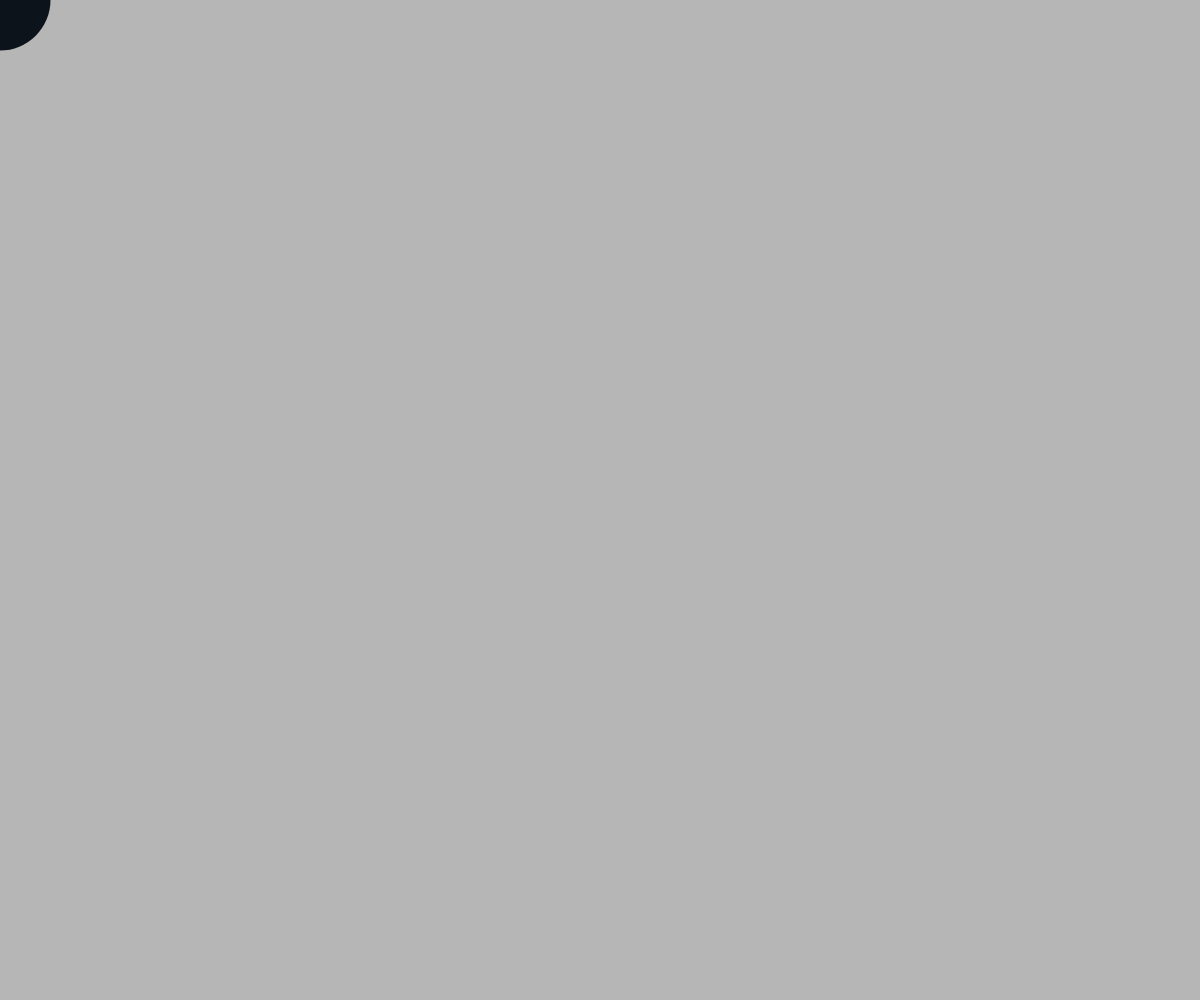
Frame 1 (no input)
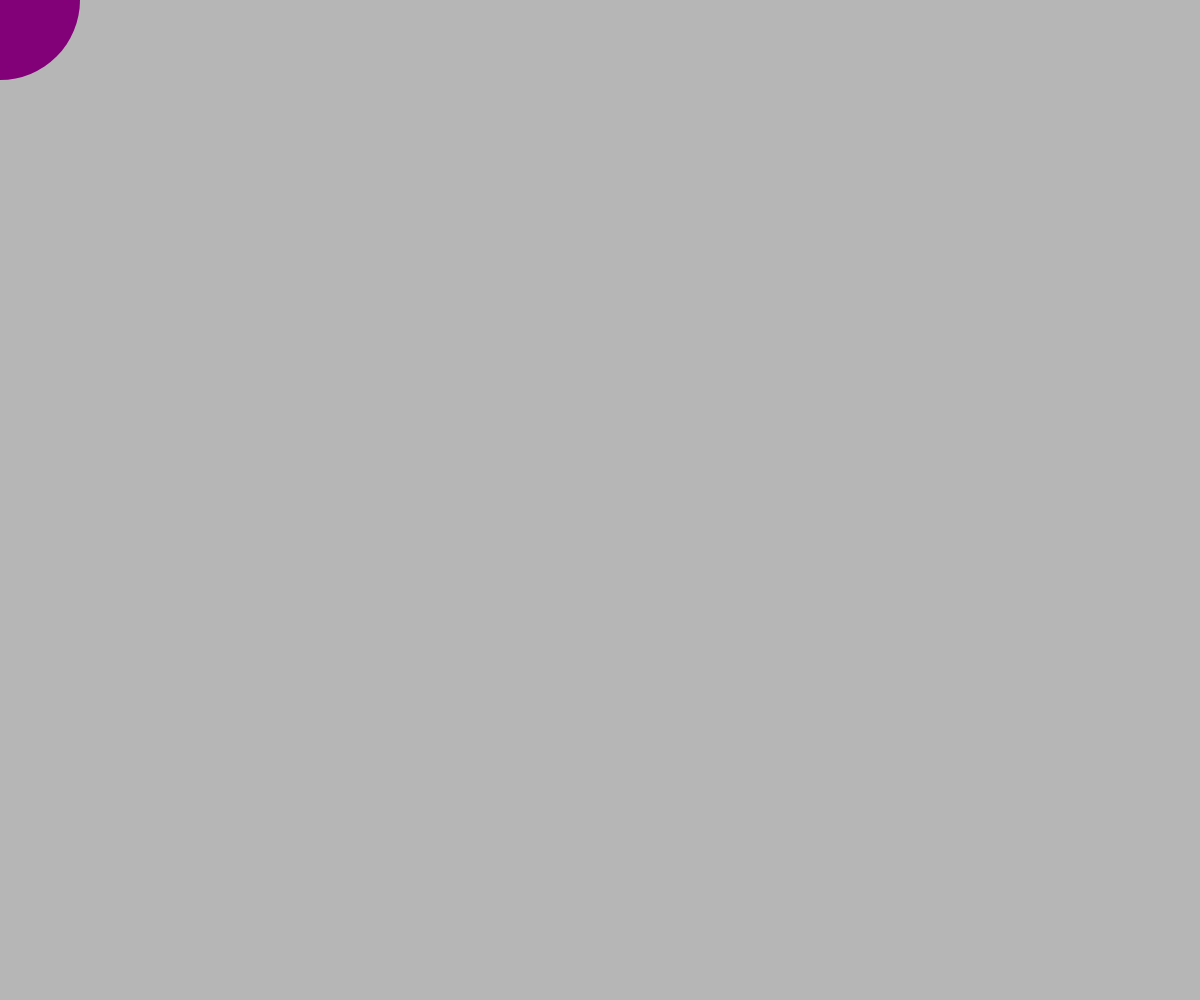
Frame 60 (no input)
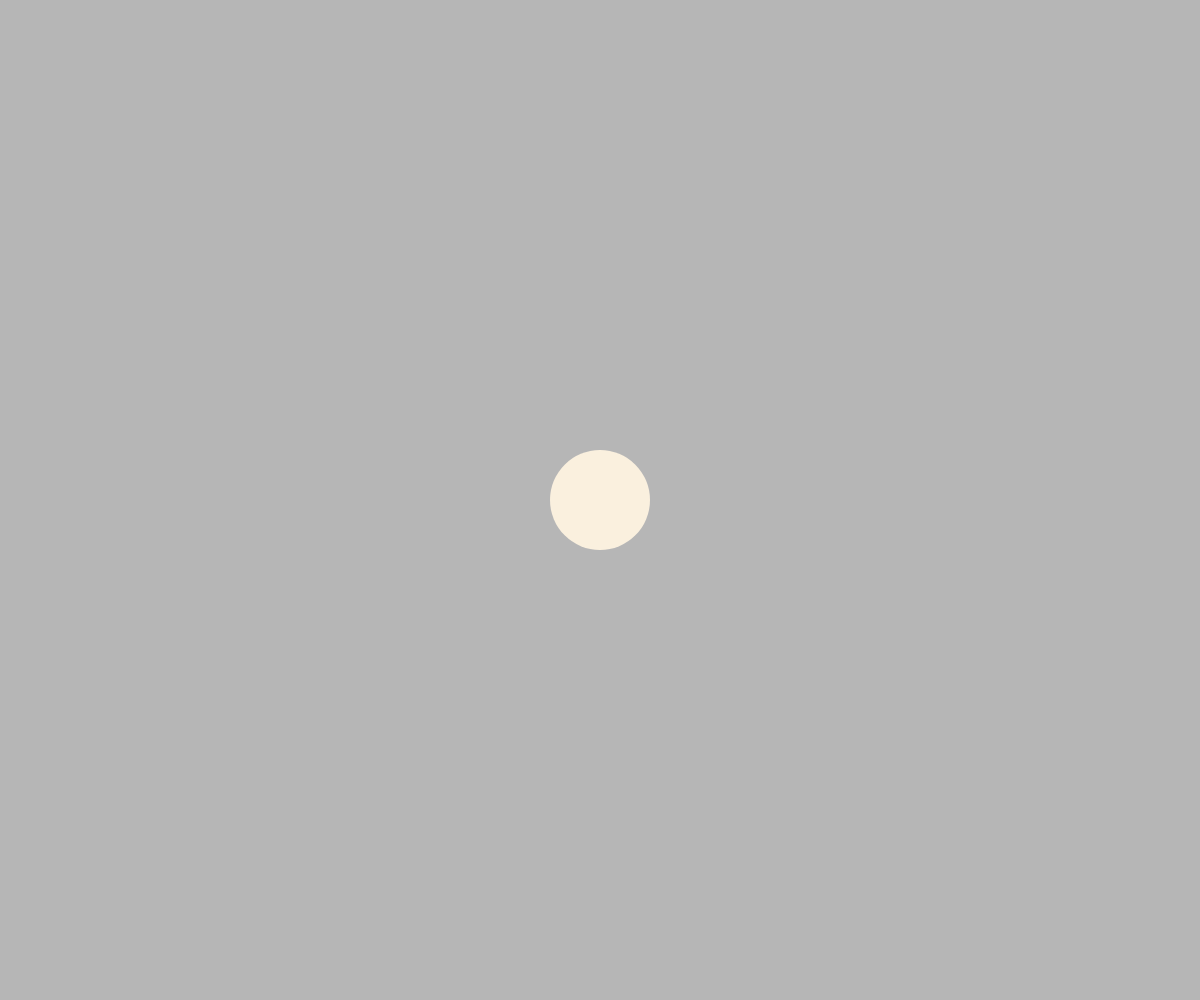
Frame 120 (the mouse pressed at the canvas centre since frame 60)

The p5.js sketch that drew these frames (run headless with seeded random() and noise() and a simulated clock; from frame 60 on, the mouse is pressed at the canvas centre):

// p5.js sketch
// ── sketch.js
//seting up all global variables
let redAmount, greenAmount, blueAmount;
let red, green, blue;
let a, b, c;
let whichShape,aBackGround;

//setup
function setup() {
  c = random(255);
  createCanvas(windowWidth, windowHeight);
  background(c);
  document.addEventListener("contextmenu", event => event.preventDefault());
  redAmount = 10;
  greenAmount = 15;
  blueAmount = 20;
  a = 100;
  b = 100;
  // c = random(255);
  red = 1;
  green = 2;
  blue = 3;
  whichShape = 1;
  aBackGround = 1;
}

//creating the draw loop to be able to change shapes and backgrounds
function draw() {
  if (aBackGround === 1) {
    background(c);
  }
  if (whichShape === 1) {
    drawCircle(mouseX, mouseY);
  }
  if (whichShape === 2) {
    drawSquare(mouseX - a / 2, mouseY - b / 2);
  }
}

//drawing the circle
function drawCircle(x, y) {
  shapeChange();
  noStroke();
  fill(redAmount, greenAmount, blueAmount);
  ellipse(x, y, a, b);
}

//drawing the square
function drawSquare(x, y) {
  shapeChange();
  noStroke();
  fill(redAmount, greenAmount, blueAmount);
  rect(x, y, a, b);
}

//creating how whichever shape that's being drawing will change colour
function shapeChange() {
  //creating limits to the size of the shape
  if (red > 8) {
    red = 8;
  }
  else if (red < 0.125) {
    red = 0.125;
  }
  if (green > 16) {
    green = 16;
  }
  else if (green < 0.25) {
    green = 0.25;
  }
  if (blue > 24) {
    blue = 24;
  }
  else if (red < 0.5) {
    blue = 0.5;
  }
  //creating limits to the rate at which the shape can change colour
  redAmount = redAmount + red;
  redAmount += red;
  redAmount = constrain(redAmount, 0, 255);
  if (redAmount === 255) {
    redAmount = 0;
  }
  greenAmount = greenAmount + green;
  greenAmount += green;
  greenAmount = constrain(greenAmount, 0, 255);
  if (greenAmount === 255) {
    greenAmount = 0;
  }
  blueAmount = blueAmount + blue;
  blueAmount += blue;
  blueAmount = constrain(blueAmount, 0, 255);
  if (blueAmount === 255) {
    blueAmount = 0;
  }
  if (mouseX < width / 2 && mouseY < height / 2) {
    a = a + 0.5;
    a += 0.5;
    a = constrain(a, 20, 300);
    b = b + 0.5;
    b += 0.5;
    b = constrain(b, 20, 300);
  }
  else if (mouseX < width / 2 && mouseY > height / 2) {
    a = a + 0.5;
    a += 0.5;
    a = constrain(a, 20, 300);
    b = b - 0.5;
    b -= 0.5;
    b = constrain(b, 20, 300);
  }
  else if (mouseX > width / 2 && mouseY < height / 2) {
    a = a - 0.5;
    a -= 0.5;
    a = constrain(a, 20, 300);
    b = b + 0.5;
    b += 0.5;
    b = constrain(b, 20, 300);
  }
  else {
    a = a - 0.5;
    a -= 0.5;
    a = constrain(a, 20, 300);
    b = b - 0.5;
    b -= 0.5;
    b = constrain(b, 20, 300);
  }
}

//using the keyboard to change the rate of colour change, freeze and restart the loop, and change whether or not the background will update every second
function keyPressed() {
  if (key === "a" || key === "A") {
    noLoop();
  }
  else if (key === "w" || key === "W") {
    loop();
  }
  else if (key === "s" || key === "S") {
    red = red*2;
    green = green*2;
    blue = blue*2;
  }
  else if (key === "d" || key === "D") {
    red = red/2;
    green = green/2;
    blue = blue/2;
  }
  else if (key === "q" || key === "Q"){
    aBackGround = 2;
  }
  else if (key === "e" || key === "E"){
    aBackGround = 1;
  }
}

//using the mouse buttons to flip between a circle and a square
function mousePressed() {
  if (mouseButton === LEFT) {
    whichShape = 1;
  }
  else if (mouseButton === RIGHT) {
    whichShape = 2;
  }
}
